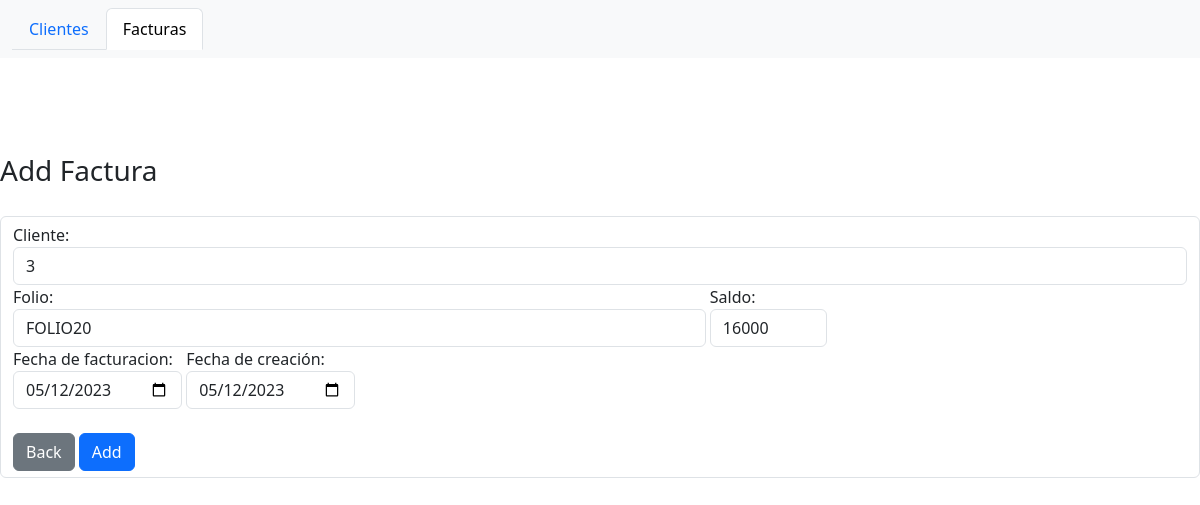
Screenshot of /html/updateFactura.php?id=4 with the database file from the repository.
### tables this page shows
CREATE TABLE `Factura` (
  `id` int(11) NOT NULL,
  `id_usuario` int(11) NOT NULL,
  `folio` varchar(50) NOT NULL,
  `saldo` varchar(100) NOT NULL,
  `fecha_facturacion` date NOT NULL,
  `fecha_creacion` date NOT NULL
);

### html/updateFactura.php (the view, shortened to what this page needs)
<?php
    include ('../DB/conexion.php');
    $id = $_GET['id'];
    $consulta = "SELECT * FROM Factura WHERE id='$id'";
    $respuesta = mysqli_query($conexion,$consulta);
    $row = mysqli_fetch_assoc($respuesta);
?>
<!DOCTYPE html>
<html lang="en">
<head>
    <link rel="stylesheet" href="../css/estilo.css">
    <link href="https://cdn.jsdelivr.net/npm/bootstrap@5.3.0-alpha3/dist/css/bootstrap.min.css" rel="stylesheet">
</head>
<body>
    <nav class="navbar navbar-expand-lg bg-body-tertiary">
        <div class="container-fluid">
          <div class="collapse navbar-collapse" id="navbarSupportedContent">
            <ul class="nav nav-tabs">
                <li class="nav-item">
                  <a class="nav-link" href="../index.php">Clientes</a>
                </li>
                <li class="nav-item">
                  <a class="nav-link active" href="#">Facturas</a>
                </li>
          </div>
        </div>
    </nav>
    <br><br><br><br>
    <div class="ancho izq_der">
        <h3><span style="font-weight: normal;">Add</span> Factura</h3>
    </div>
    <form action="../DB/crud/createFactura.php" method="POST" class="ancho form-control">
    <div class="form-group">
        <label for="cliente">Cliente:</label>
            <select class="form-control" id="cliente" name="cliente">
                <option selected="<?php echo $row['id_usuario']; ?>"><?php echo $row['id_usuario']; ?></option>
            </select>
        </div>
        <div class="form-group">
            <label for="folio" class="label2">Folio:
            <input type="text" id="folio" name="folio" class="form-control" value="<?php echo $row['folio']; ?>" require></label>
            <label for="saldo" class="label3">Saldo:
            <input type="text" id="saldo" name="saldo" class="form-control" value="<?php echo $row['saldo']; ?>" require></label>
        </div>
        <div class="form-group">
            <label for="fch_facturacion" class="">Fecha de facturacion:
            <input type="date" id="fch_facturacion" name="fch_facturacion" class="form-control" value="<?php echo $row['fecha_facturacion']; ?>" require></label>
            <label for="fch_creacion" class="">Fecha de creación:
            <input type="date" id="fch_creacion" name="fch_creacion" class="form-control" value="<?php echo $row['fecha_creacion']; ?>" require></label>
        </div>
        <br>
        <div class="form-group">
            <a href="facturas.php" class="btn btn-secondary">Back</a>
            <button type="submit" class="btn btn-primary">Add</button>
        </div>
    </form>
</body>
</html>

### css/estilo.css (style rules this page uses)
.ancho { max-width: 1200px; margin: auto; }
.izq_der { display: flex; flex-direction: row; justify-content: space-between; margin-bottom: 20px; }
.label1 input, .label2 input, .label3 input, .label4 input { width: 100% !important; }
.label2 { width: 59% !important; }
.label3 { width: 10% !important; }

### rows the page displays
factura: cliente "3", folio "FOLIO20", saldo "16000", fch_facturacion "05/12/2023", fch_creacion "05/12/2023"
